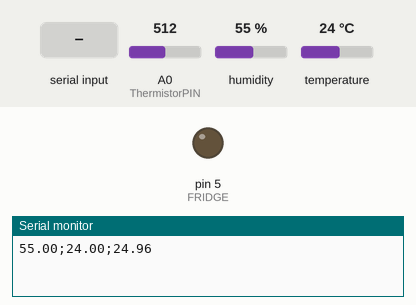
Simulated run of this sketch. Board: Arduino Uno, built with avr-gcc and run on an emulated ATmega328P. Shown: output pins drawn as LEDs (lit = HIGH), the last lines printed to the serial monitor. The test bench sets the inputs (shaded band); at power-on: A0 (ThermistorPIN) = 512, humidity 55 %, temperature 24 °C.

Above: at 1.2 s.
1.3 s: "1" received over Serial
At 2.7 s:
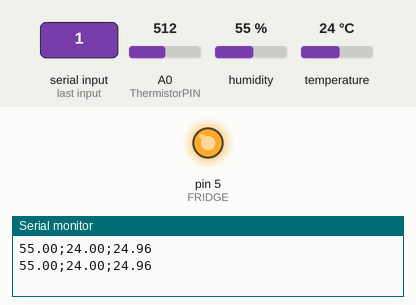
4.5 s: A0 (ThermistorPIN) set to 1011
6.0 s: A0 (ThermistorPIN) set to 1023
Timing chart, 0 to 9.0 s (numbered marks = the images above; inputs shaded):
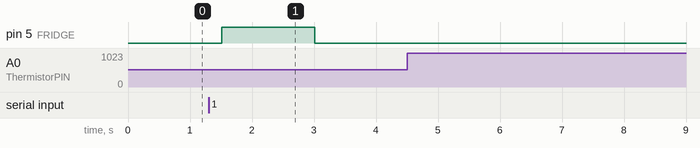

The sketch:

sketch_nov20a.ino
```cpp
#define ThermistorPIN 0// Analog Pin 0
#include <DHT.h>
#include <math.h>

#define FRIDGE 5
#define DHTPIN 2     // what pin we're connected to
#define DHTTYPE DHT22   // DHT 22  (AM2302)

long Resistance ;
int analogPin = 0;     // potentiometer wiper (middle terminal) connected to analog pin 3
                       // outside leads to ground and +5V
int val = 0;           // variable to store the value read
int incomingByte = 0;

DHT dht(DHTPIN, DHTTYPE);

void setup()
{
  Serial.begin(9600);
  dht.begin();
  pinMode(FRIDGE, OUTPUT);
}

void loop()
{
  float humWhite = getInHumidity();
  float tempWhite = getInTemp();
  float tempSonde = float(getOutTemp(analogRead(ThermistorPIN)));

  Serial.print(humWhite); //display humidity
  Serial.print(";");

  Serial.print(tempWhite); //display humidity
  Serial.print(";");

  Serial.println(tempSonde);  // display Celsius

  ReadJavaData();
  delay(1500);
}

void ReadJavaData()
{
  if(Serial.available())
  {
    int ind=0;
    char buff[0];

    while(Serial.available())
    {
      unsigned int c = Serial.read();
      buff[ind] = c;

      if(ind++ > 1)
        break;
    }

    getCold();
   }
    else
    {
       stopCold();
    }
}

void getCold()
{
  digitalWrite(FRIDGE, HIGH);
}

void stopCold()
{
  digitalWrite(FRIDGE, LOW);
}

double getInHumidity()
{
  // Reading humidity takes about 250 milliseconds!
  // Sensor readings may also be up to 2 seconds 'old' (its a very slow sensor)
  float humidity = dht.readHumidity();

  // Check if any reads failed and exit early (to try again).
  if (isnan(humidity))
    Serial.println("Failed to read humidity from DHT sensor!");

  return humidity;
}

double getInTemp()
{
  // Reading temperature takes about 250 milliseconds!
  // Read temperature as Celsius
  float temperature = dht.readTemperature();

  if(isnan(temperature))
    Serial.println("Failed to read temperature from DHT sensor!");

  return temperature;
}

double getOutTemp(int RawADC)
{
  double temp;
  Resistance = 10000.0/(1023.0/RawADC - 1);
  temp = log(Resistance); //Finds the log of Resistance
  temp = 1 / (0.001125294 + (0.000234715 + (0.0000000856502 * temp * temp ))* temp); //Transforms temp to Kelvin
  temp = temp - 273.15; //Transforms temp to Celsius
  return temp;
}
```

Measured:
- after the input at 1.3 s, pin 5 (FRIDGE): LOW → HIGH after 0.21 s, → LOW 1.5 s later
